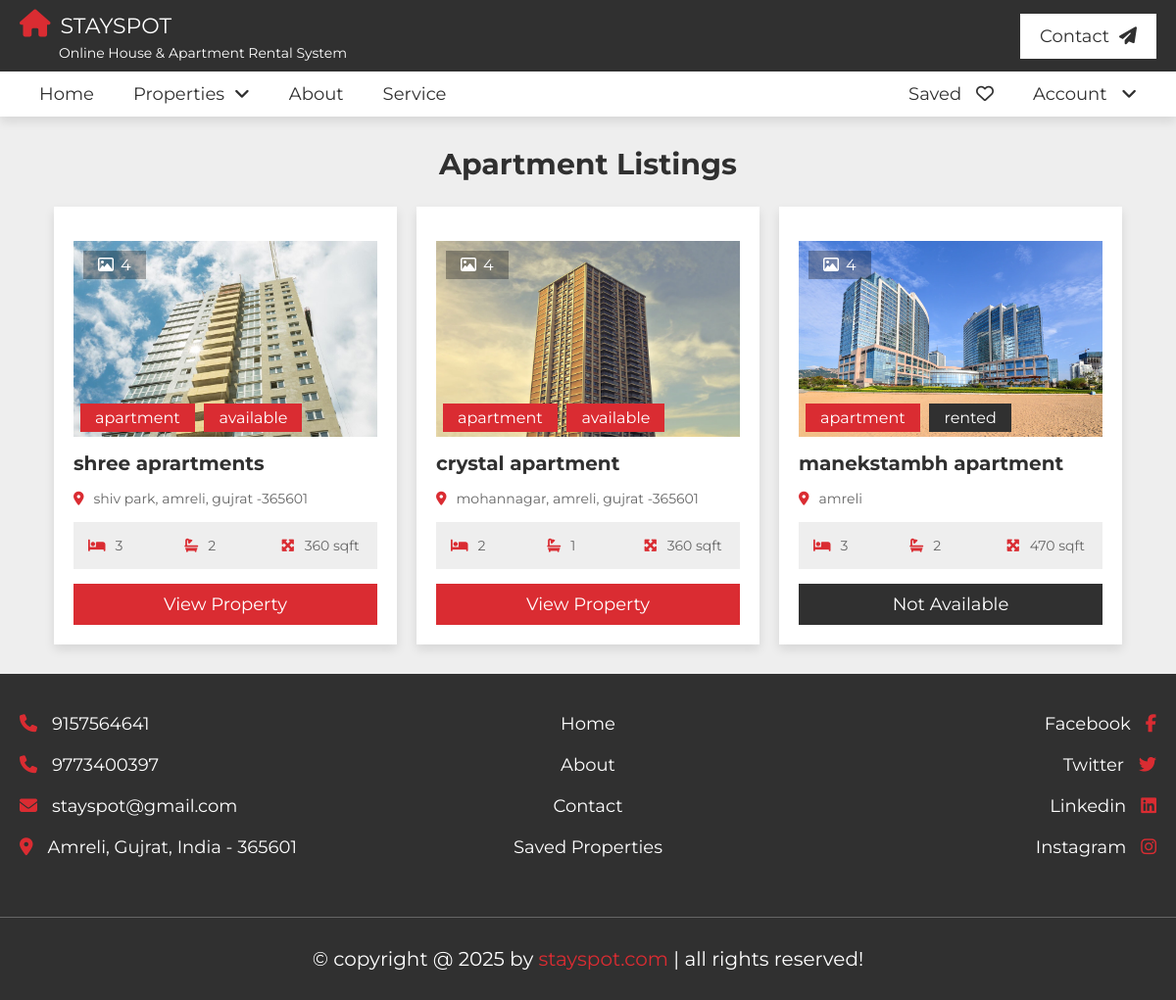
The page /design/apartment.php on the database its author committed.
### tables this page shows
CREATE TABLE `property` (
  `property_id` int(30) NOT NULL,
  `name` varchar(255) NOT NULL,
  `address` varchar(255) NOT NULL,
  `type` enum('house','apartment') NOT NULL,
  `price` int(11) NOT NULL,
  `status` enum('available','rented') NOT NULL,
  `bedroom` int(11) NOT NULL,
  `bathroom` int(11) NOT NULL,
  `balcony` int(11) NOT NULL,
  `area` float NOT NULL,
  `description` text NOT NULL,
  `img1` varchar(255) NOT NULL,
  `img2` varchar(255) NOT NULL,
  `img3` varchar(255) NOT NULL,
  `img4` varchar(255) NOT NULL
);

### design/apartment.php (the view)
<?php include "header.php"; ?>
<section class="listings">
   <h1 class="heading">Apartment Listings</h1>
   <div class="box-container">
      <?php
      $result = mysqli_query($con,"SELECT * FROM property WHERE type='apartment'");
      while($row = mysqli_fetch_assoc($result)) { ?>
      <div class="box">
         <div class="thumb">
            <p class="total-images"><i class="far fa-image"></i><span>4</span></p>
            <p class="type"><span><?php echo $row['type']; ?></span><?php if($row['status'] == 'rented') { ?>
                        <span style="background-color: #303030;"><?php echo $row['status']; ?></span>
               <?php } else { ?>
                  <span><?php echo $row['status']; ?></span>
               <?php } ?></p>
            <img src="../admin/uploads/<?php echo $row['img1']; ?>" >
         </div>
         <h3 class="name"><?php echo $row['name']; ?></h3>
         <p class="location"><i class="fas fa-map-marker-alt"></i><span><?php echo $row['address']; ?></span></p>
         <div class="flex">
            <p><i class="fas fa-bed"></i><span><?php echo $row['bedroom']; ?></span></p>
            <p><i class="fas fa-bath"></i><span><?php echo $row['bathroom']; ?></span></p>
            <p><i class="fas fa-maximize"></i><span><?php echo $row['area']; ?> sqft</span></p>
         </div>
         <?php if($row['status'] == 'rented') { ?>
                        <a href="view_property.php?id=<?php echo $row['property_id']; ?>" class="btn" style="background-color: #303030;">Not Available</a>
                    <?php } else { ?>
                        <a href="view_property.php?id=<?php echo $row['property_id']; ?>" class="btn">View Property</a>
                    <?php } ?>
      </div>
      <?php } ?>
   </div>
</section>
<?php include "footer.php"; ?>

### design/header.php (shortened to what this page needs)
<!DOCTYPE html>
<html lang="en">
<head>
   <link rel="stylesheet" href="https://cdnjs.cloudflare.com/ajax/libs/font-awesome/6.2.0/css/all.min.css">
   <link rel="stylesheet" href="https://cdnjs.cloudflare.com/ajax/libs/font-awesome/6.6.0/css/all.min.css" />
   <link rel="stylesheet" href="css/style.css">
</head>
<body>
<header class="header">
   <nav class="navbar nav-1">
      <section class="flex">
      <div>
         <a href="home.php" class="logo"><i class="fas fa-house" style="font-size: 28px;"></i>STAYSPOT</a>
         <p class="tagline" style="color: white; font-size: 14px; display: flex; align-items: right; margin-left: 40px; margin-top: 5px">Online House & Apartment Rental System</p>
      </div>
         <?php
         if(isset($_SESSION['user_name'])){
         ?>
         <ul>
            <li><a href="contact.php">Contact<i class="fas fa-paper-plane"></i></a></li>
         </ul>
         <?php
         }
         else{
         ?>
         <ul>
            <li><a href="login.php">Contact<i class="fas fa-paper-plane"></i></a></li>
         </ul>
         <?php
         }
         ?>
      </section>
   </nav>
   <nav class="navbar nav-2">
      <section class="flex">
         <div class="menu">
            <ul>
               <li><a href="home.php">Home</a></li>
               <li><a href="listings.php">Properties<i class="fas fa-angle-down"></i></a>
               </li>
               <li><a href="about.php">About</a></li>
               <li><a href="home.php#sevices">Service</a>
               </li>
            </ul>
         </div>
         <ul>
            <?php
            if(isset($_SESSION['user_name'])){
            ?>
            <li><a href="saved.php">saved <i class="far fa-heart"></i></a></li>
            <li><a href="#">account <i class="fas fa-angle-down"></i></a>
               <ul>
                  <li><a href="profile.php">profile</a></li>
                  <li><a href="bookings.php">bookings</a></li>
                  <li><a href="logout.php">logout</a></li>
               </ul>
            </li>
            <?php
            }
            else{
            ?>
            <li><a href="login.php">saved <i class="far fa-heart"></i></a></li>
            <li><a href="#">account <i class="fas fa-angle-down"></i></a>
            </li>
            <?php
            }
            ?>
         </ul>
      </section>
   </nav>
</header>

### design/footer.php (shortened to what this page needs)
<footer class="footer">
   <section class="flex">
      <div class="box">
         <a href="tel:9157564641"><i class="fas fa-phone"></i><span>9157564641</span></a>
         <a href="tel:9773400397"><i class="fas fa-phone"></i><span>9773400397</span></a>
         <a href="mailto:stayspot@gmail.com"><i class="fas fa-envelope"></i><span>stayspot@gmail.com</span></a>
         <a href="#"><i class="fas fa-map-marker-alt"></i><span>Amreli, Gujrat, India - 365601</span></a>
      </div>
      <div class="box">
         <a href="home.php"><span>Home</span></a>
         <a href="about.php"><span>About</span></a>
         <a href="contact.php"><span>Contact</span></a>
         <a href="saved.php"><span>Saved Properties</span></a>
      </div>
      <div class="box">
         <a href="#"><span>Facebook</span><i class="fab fa-facebook-f"></i></a>
         <a href="#"><span>Twitter</span><i class="fab fa-twitter"></i></a>
         <a href="#"><span>Linkedin</span><i class="fab fa-linkedin"></i></a>
         <a href="#"><span>Instagram</span><i class="fab fa-instagram"></i></a>
      </div>
   </section>
   <div class="credit">&copy; copyright @ 2025 by <span>stayspot.com</span> | all rights reserved!</div>
</footer>
</body>
</html>

### rows shown on the page
property: type "apartment", status "available", img1 (picture), name "shree aprartments", address "shiv park, amreli, gujrat -365601", bedroom "3", bathroom "2", area "360"
property: type "apartment", status "available", img1 (picture), name "crystal apartment", address "mohannagar, amreli, gujrat -365601", bedroom "2", bathroom "1", area "360"
property: type "apartment", status "rented", img1 (picture), name "manekstambh apartment", address "amreli", bedroom "3", bathroom "2", area "470"
